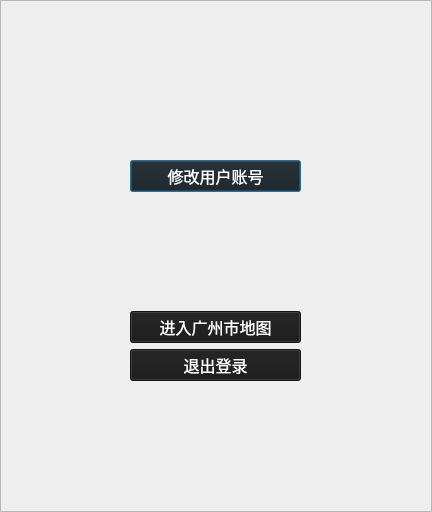
<?xml version="1.0" encoding="UTF-8"?>
<ui version="4.0">
 <class>userselect</class>
 <widget class="QDialog" name="userselect">
  <property name="geometry">
   <rect>
    <x>0</x>
    <y>0</y>
    <width>432</width>
    <height>512</height>
   </rect>
  </property>
  <property name="windowTitle">
   <string>疫情地图管理系统</string>
  </property>
  <widget class="QFrame" name="frame">
   <property name="geometry">
    <rect>
     <x>0</x>
     <y>0</y>
     <width>432</width>
     <height>512</height>
    </rect>
   </property>
   <property name="frameShape">
    <enum>QFrame::StyledPanel</enum>
   </property>
   <property name="frameShadow">
    <enum>QFrame::Raised</enum>
   </property>
   <widget class="QLabel" name="label">
    <property name="geometry">
     <rect>
      <x>0</x>
      <y>0</y>
      <width>432</width>
      <height>512</height>
     </rect>
    </property>
    <property name="text">
     <string>&lt;html&gt;&lt;head/&gt;&lt;body&gt;&lt;p&gt;&lt;img src=&quot;:/GUI/UI_user.png&quot;/&gt;&lt;/p&gt;&lt;/body&gt;&lt;/html&gt;</string>
    </property>
   </widget>
   <widget class="QWidget" name="widget" native="true">
    <property name="geometry">
     <rect>
      <x>130</x>
      <y>160</y>
      <width>171</width>
      <height>221</height>
     </rect>
    </property>
    <layout class="QVBoxLayout" name="verticalLayout">
     <item>
      <widget class="QSplitter" name="splitter">
       <property name="orientation">
        <enum>Qt::Horizontal</enum>
       </property>
       <widget class="QPushButton" name="changeUserButton">
        <property name="font">
         <font>
          <family>思源黑体 CN Medium</family>
          <pointsize>12</pointsize>
         </font>
        </property>
        <property name="styleSheet">
         <string notr="true">color: rgb(255, 255, 255);
background-color: rgb(26, 26, 26);</string>
        </property>
        <property name="text">
         <string>修改用户账号</string>
        </property>
       </widget>
      </widget>
     </item>
     <item>
      <spacer name="verticalSpacer">
       <property name="orientation">
        <enum>Qt::Vertical</enum>
       </property>
       <property name="sizeHint" stdset="0">
        <size>
         <width>20</width>
         <height>40</height>
        </size>
       </property>
      </spacer>
     </item>
     <item>
      <widget class="QPushButton" name="enterGzmapButton">
       <property name="font">
        <font>
         <family>思源黑体 CN Medium</family>
         <pointsize>12</pointsize>
        </font>
       </property>
       <property name="styleSheet">
        <string notr="true">color: rgb(255, 255, 255);
background-color: rgb(26, 26, 26);</string>
       </property>
       <property name="text">
        <string>进入广州市地图</string>
       </property>
      </widget>
     </item>
     <item>
      <widget class="QPushButton" name="exitButton">
       <property name="font">
        <font>
         <family>思源黑体 CN Medium</family>
         <pointsize>12</pointsize>
        </font>
       </property>
       <property name="styleSheet">
        <string notr="true">color: rgb(255, 255, 255);
background-color: rgb(26, 26, 26);</string>
       </property>
       <property name="text">
        <string>退出登录</string>
       </property>
      </widget>
     </item>
    </layout>
   </widget>
   <zorder>label</zorder>
   <zorder>layoutWidget</zorder>
   <zorder>widget</zorder>
  </widget>
 </widget>
 <resources/>
 <connections/>
</ui>
